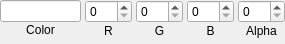
<?xml version="1.0" encoding="UTF-8"?>
<ui version="4.0">
 <class>ColorInput</class>
 <widget class="QWidget" name="ColorInput">
  <property name="geometry">
   <rect>
    <x>0</x>
    <y>0</y>
    <width>285</width>
    <height>44</height>
   </rect>
  </property>
  <property name="windowTitle">
   <string>Form</string>
  </property>
  <layout class="QGridLayout" name="gridLayout">
   <property name="leftMargin">
    <number>0</number>
   </property>
   <property name="topMargin">
    <number>0</number>
   </property>
   <property name="rightMargin">
    <number>0</number>
   </property>
   <property name="bottomMargin">
    <number>0</number>
   </property>
   <property name="spacing">
    <number>4</number>
   </property>
   <item row="0" column="3">
    <layout class="QVBoxLayout" name="verticalLayout_2">
     <property name="spacing">
      <number>1</number>
     </property>
     <item>
      <widget class="QSpinBox" name="sbGreen">
       <property name="maximum">
        <number>255</number>
       </property>
      </widget>
     </item>
     <item>
      <widget class="QLabel" name="label_2">
       <property name="font">
        <font>
         <pointsize>9</pointsize>
        </font>
       </property>
       <property name="text">
        <string>G</string>
       </property>
       <property name="alignment">
        <set>Qt::AlignHCenter|Qt::AlignTop</set>
       </property>
      </widget>
     </item>
    </layout>
   </item>
   <item row="0" column="4">
    <layout class="QVBoxLayout" name="verticalLayout_3">
     <property name="spacing">
      <number>1</number>
     </property>
     <item>
      <widget class="QSpinBox" name="sbBlue">
       <property name="maximum">
        <number>255</number>
       </property>
      </widget>
     </item>
     <item>
      <widget class="QLabel" name="label_3">
       <property name="font">
        <font>
         <pointsize>9</pointsize>
        </font>
       </property>
       <property name="text">
        <string>B</string>
       </property>
       <property name="alignment">
        <set>Qt::AlignHCenter|Qt::AlignTop</set>
       </property>
      </widget>
     </item>
    </layout>
   </item>
   <item row="0" column="1">
    <layout class="QVBoxLayout" name="verticalLayout">
     <property name="spacing">
      <number>1</number>
     </property>
     <item>
      <widget class="QSpinBox" name="sbRed">
       <property name="maximum">
        <number>255</number>
       </property>
      </widget>
     </item>
     <item>
      <widget class="QLabel" name="label">
       <property name="font">
        <font>
         <pointsize>9</pointsize>
        </font>
       </property>
       <property name="text">
        <string>R</string>
       </property>
       <property name="alignment">
        <set>Qt::AlignHCenter|Qt::AlignTop</set>
       </property>
      </widget>
     </item>
    </layout>
   </item>
   <item row="0" column="5">
    <layout class="QVBoxLayout" name="verticalLayout_4">
     <property name="spacing">
      <number>1</number>
     </property>
     <item>
      <widget class="QSpinBox" name="sbAlpha">
       <property name="maximum">
        <number>100</number>
       </property>
      </widget>
     </item>
     <item>
      <widget class="QLabel" name="label_4">
       <property name="font">
        <font>
         <pointsize>9</pointsize>
        </font>
       </property>
       <property name="text">
        <string>Alpha</string>
       </property>
       <property name="alignment">
        <set>Qt::AlignHCenter|Qt::AlignTop</set>
       </property>
      </widget>
     </item>
    </layout>
   </item>
   <item row="0" column="0">
    <layout class="QVBoxLayout" name="verticalLayout_6">
     <property name="spacing">
      <number>1</number>
     </property>
     <item>
      <widget class="color_widgets::ColorLineEdit" name="txtHex"/>
     </item>
     <item>
      <widget class="QLabel" name="label_5">
       <property name="font">
        <font>
         <pointsize>9</pointsize>
        </font>
       </property>
       <property name="text">
        <string>Color</string>
       </property>
       <property name="alignment">
        <set>Qt::AlignHCenter|Qt::AlignTop</set>
       </property>
      </widget>
     </item>
    </layout>
   </item>
  </layout>
 </widget>
 <customwidgets>
  <customwidget>
   <class>color_widgets::ColorLineEdit</class>
   <extends>QLineEdit</extends>
   <header>src/gui/colordialog/QtColorWidgets/color_line_edit.hpp</header>
  </customwidget>
 </customwidgets>
 <resources/>
 <connections/>
</ui>
